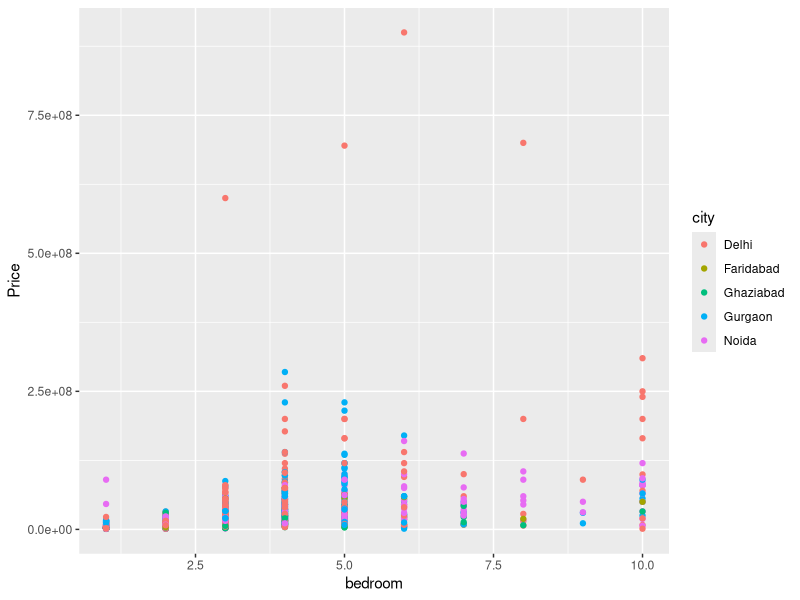
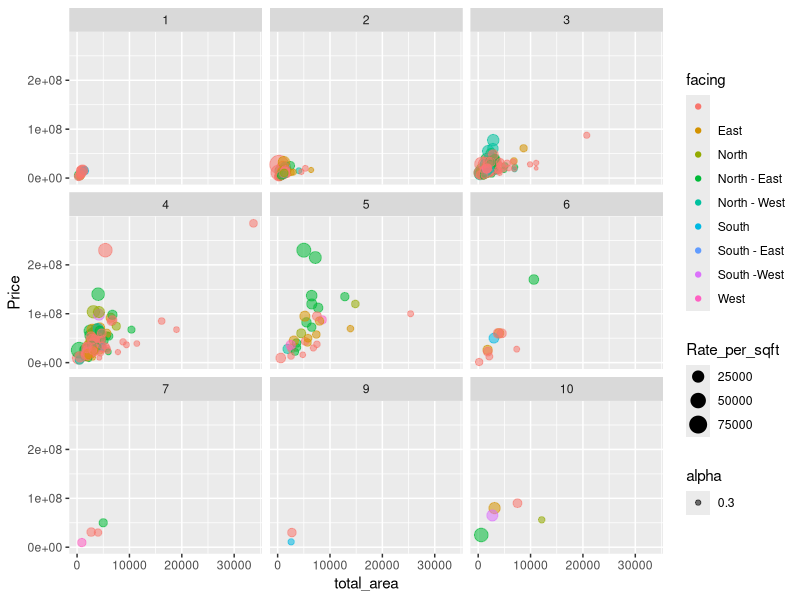
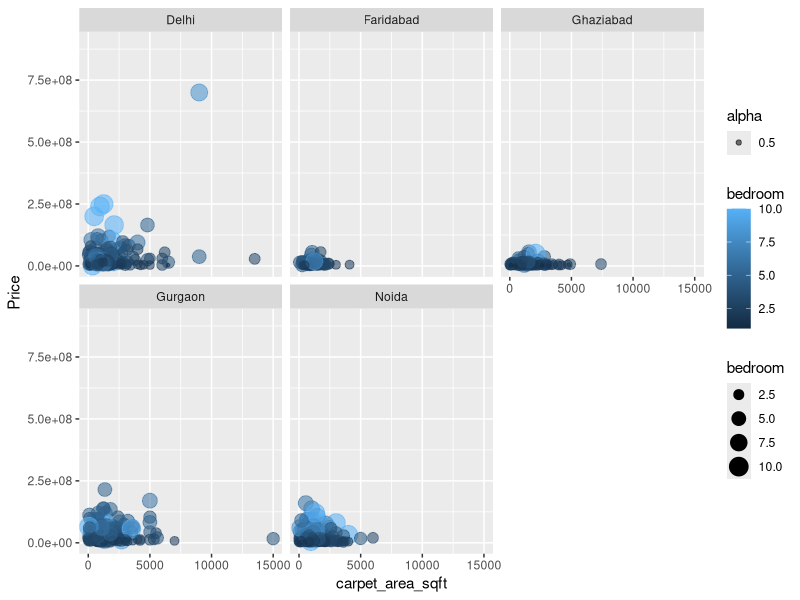
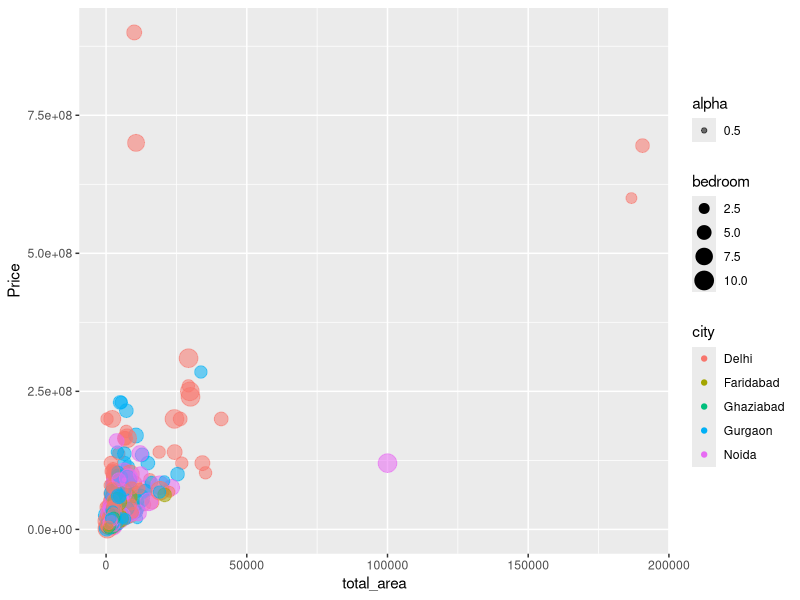
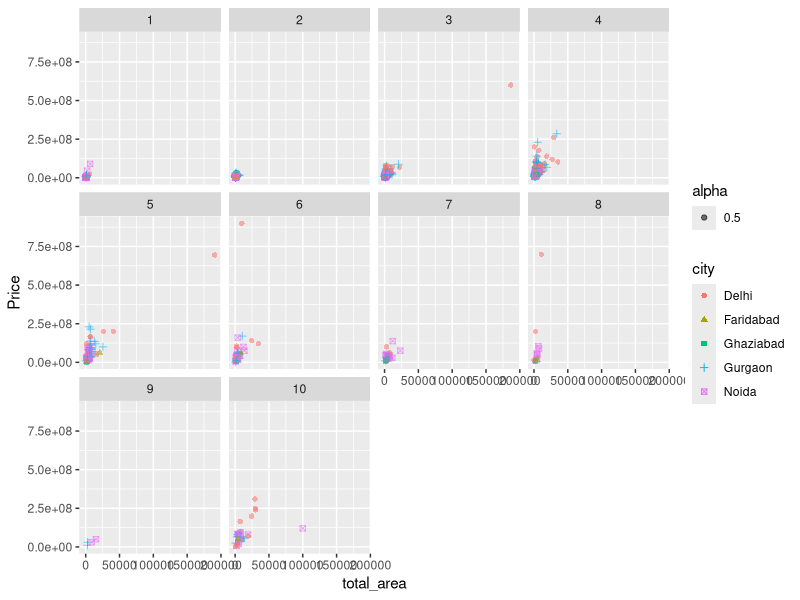
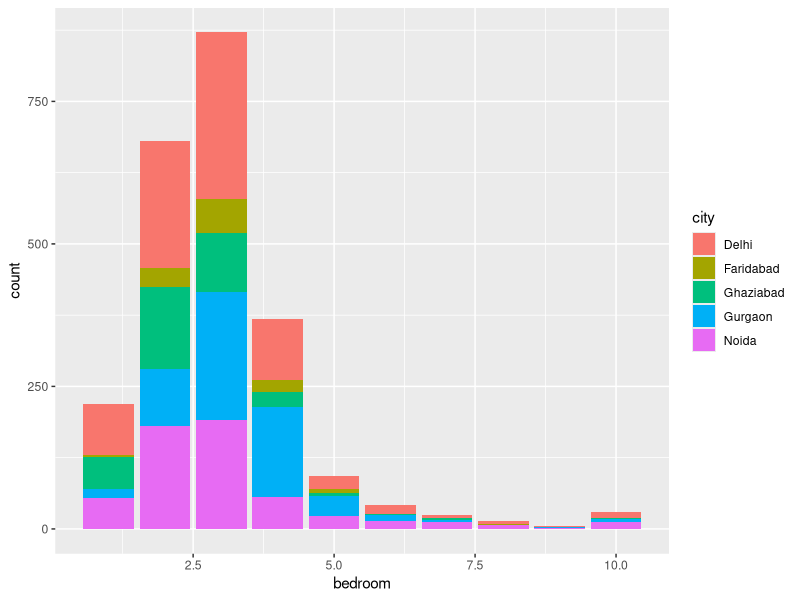
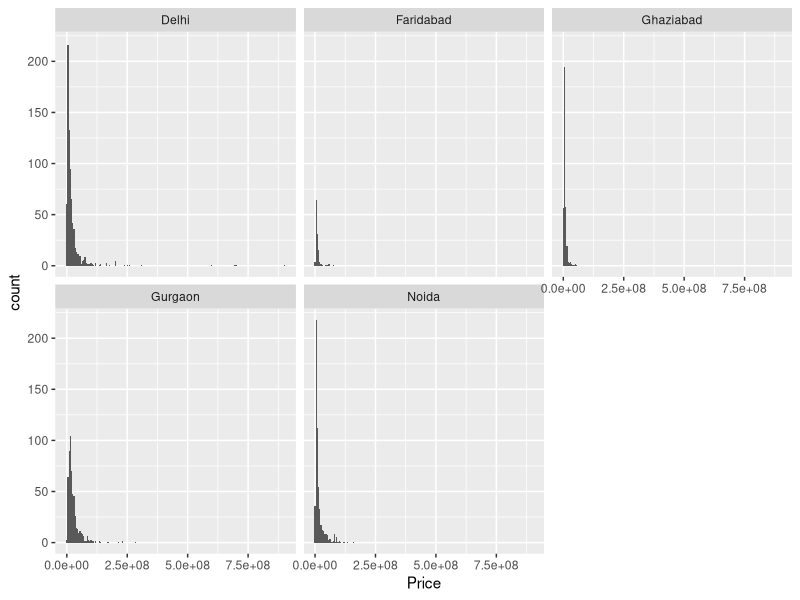
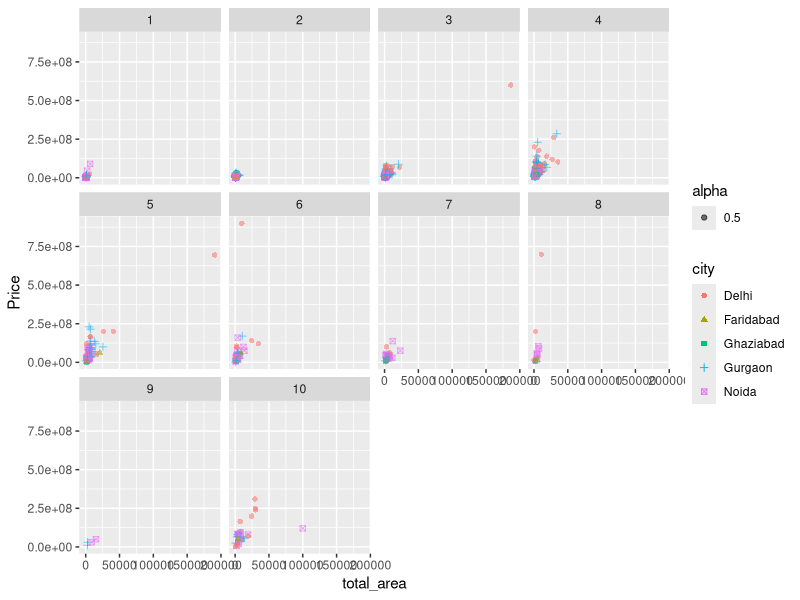

The R script that drew these images, in order:
install.packages("tidyverse")
install.packages("stringr")

library(tidyverse)
library(stringr)

real_estate <- read.csv("real_estate_main.csv")
ggplot(data = filter(real_estate)) +
    geom_point(mapping = aes(x = bedroom, y = Price, color = city))
head(real_estate)
ggplot(data = filter(real_estate, city == "Gurgaon")) +
    geom_jitter(mapping = aes(x = total_area, y = Price,size = Rate_per_sqft,color = facing,alpha = 0.3))+
    facet_wrap(~bedroom)
head(real_estate)
glimpse(real_estate)
ggplot(data = real_estate,mapping = aes(x=carpet_area_sqft,y=Price))+
geom_jitter(mapping = aes(size=bedroom,color=bedroom,alpha=0.5))+
facet_wrap(~city)
ggplot(data = real_estate,mapping = aes(x=total_area,y=Price))+
geom_jitter(mapping = aes(size=bedroom,color=city,alpha=0.5)) 

ggplot(data = real_estate,mapping = aes(x=total_area,y=Price))+
geom_point(mapping = aes(shape=city,color=city,alpha=0.5))+
facet_wrap(~bedroom)

ggplot(real_estate,mapping = aes(x=bedroom))+
geom_bar(mapping = aes(fill=city))
filter(real_estate,city=="Faridabad",bedroom==4)

ggplot(real_estate,mapping = aes(x=Price))+
geom_histogram(binwidth = 5000000)+
facet_wrap(~city)


ggplot(data = real_estate,mapping = aes(x=total_area,y=Price))+
geom_point(mapping = aes(shape=city,color=city,alpha=0.5))+
facet_wrap(~bedroom)
bedroom_4_avg <- mean(filter(real_estate,bedroom==4)$Price)
bedroom_4_avg
bedroom_3_avg <- mean(filter(real_estate,bedroom==3)$Price)
bedroom_2_avg <- mean(filter(real_estate,bedroom==2)$Price)
bedroom_1_avg <- mean(filter(real_estate,bedroom==1)$Price)
bedroom_5_avg <- mean(filter(real_estate,bedroom==5)$Price)
for (i in 1:10){
    bedroom_str <- paste("bedroom_", i, "_avg", sep = "")
bedroom_avg <- mean(filter(real_estate, bedroom == i)$Price)
assign(bedroom_str, bedroom_avg)
}
bedroom_4_avg
arrange(filter(real_estate,bedroom==4,bathroom>=4,Price<bedroom_4_avg),Price)
bedroom_6_avg
bedroom_7_avg
bedroom_8_avg
arrange(filter(real_estate,bedroom==2,Price<3000000),Price)